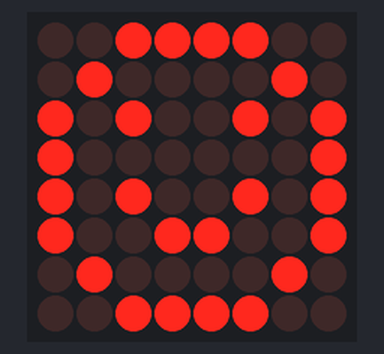
The sketch below on a simulated Arduino Uno, built with avr-gcc and run on an emulated ATmega328P. On the bench: 8×8 LED matrix.

Above: at 0.1 s.
At 0.6 s:
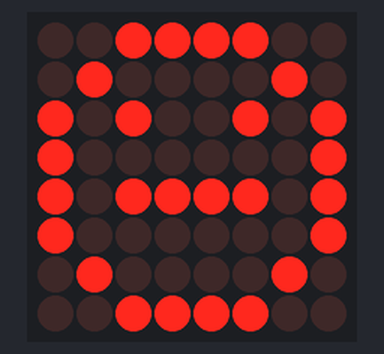
At 1.1 s:
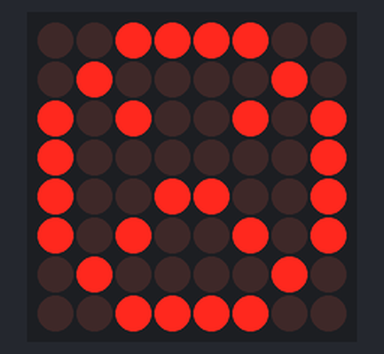

Measured:
- by itself, everything shown: repeats every 1.5 s, in 3 steps
- what the display in image 1 shows lasts 0.5 s, from 0.5 s to 1.0 s

The sketch:

matrix_example.ino
```cpp
#include <Adafruit_GFX.h>
#include "Adafruit_LEDBackpack.h"

Adafruit_8x8matrix matrix = Adafruit_8x8matrix();

static const uint8_t PROGMEM
  smile_bmp[] =
  { B00111100,
    B01000010,
    B10100101,
    B10000001,
    B10100101,
    B10011001,
    B01000010,
    B00111100 },
  neutral_bmp[] =
  { B00111100,
    B01000010,
    B10100101,
    B10000001,
    B10111101,
    B10000001,
    B01000010,
    B00111100 },
  frown_bmp[] =
  { B00111100,
    B01000010,
    B10100101,
    B10000001,
    B10011001,
    B10100101,
    B01000010,
    B00111100 };


void setup() {
  // put your setup code here, to run once:
  matrix.begin(0x70);  // pass in the address
}

void loop() {
  // put your main code here, to run repeatedly:
  matrix.clear();
  matrix.drawBitmap(0, 0, smile_bmp, 8, 8, LED_ON);
  matrix.writeDisplay();
  delay(500);

  matrix.clear();
  matrix.drawBitmap(0, 0, neutral_bmp, 8, 8, LED_ON);
  matrix.writeDisplay();
  delay(500);

  matrix.clear();
  matrix.drawBitmap(0, 0, frown_bmp, 8, 8, LED_ON);
  matrix.writeDisplay();
  delay(500);
}
```
